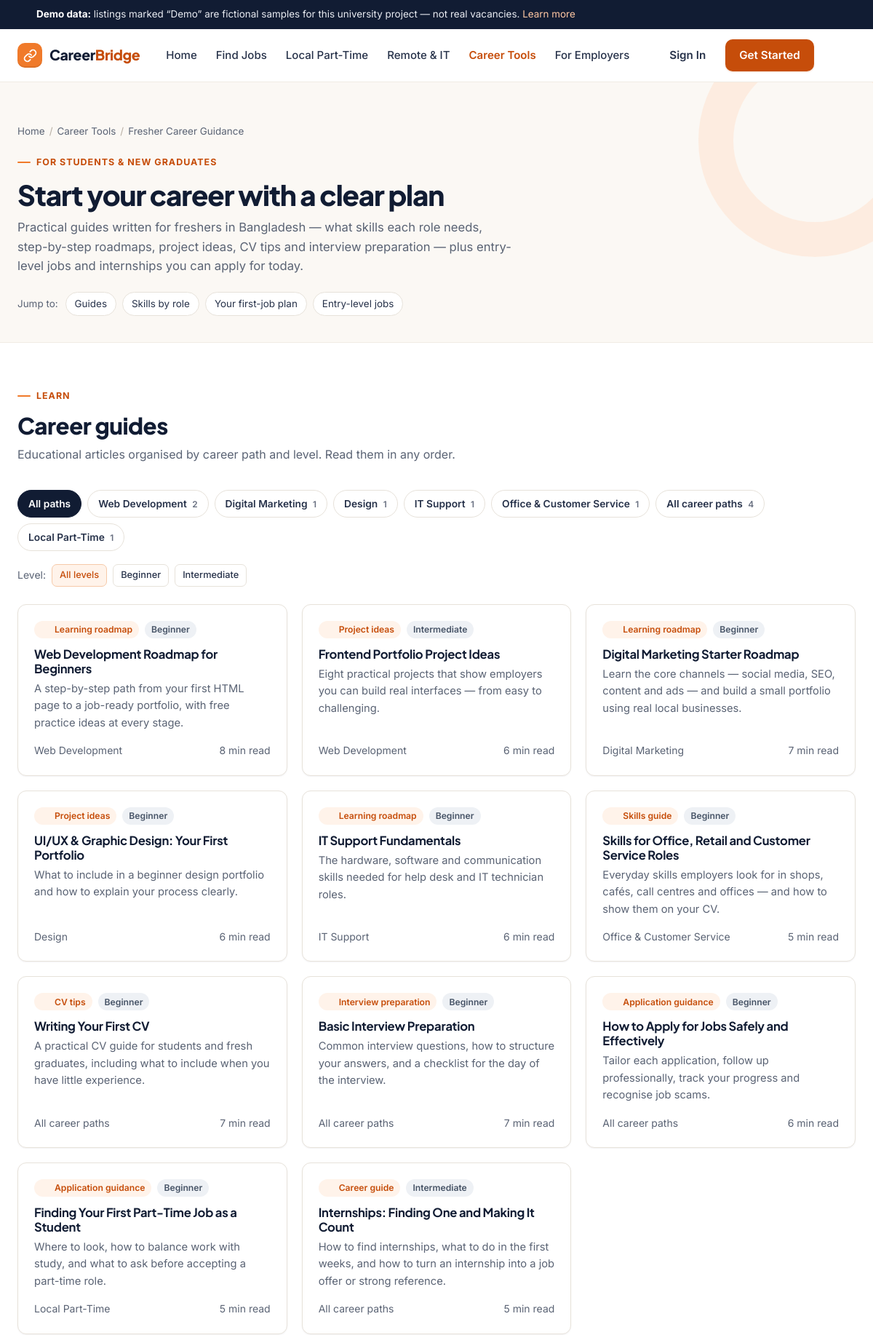
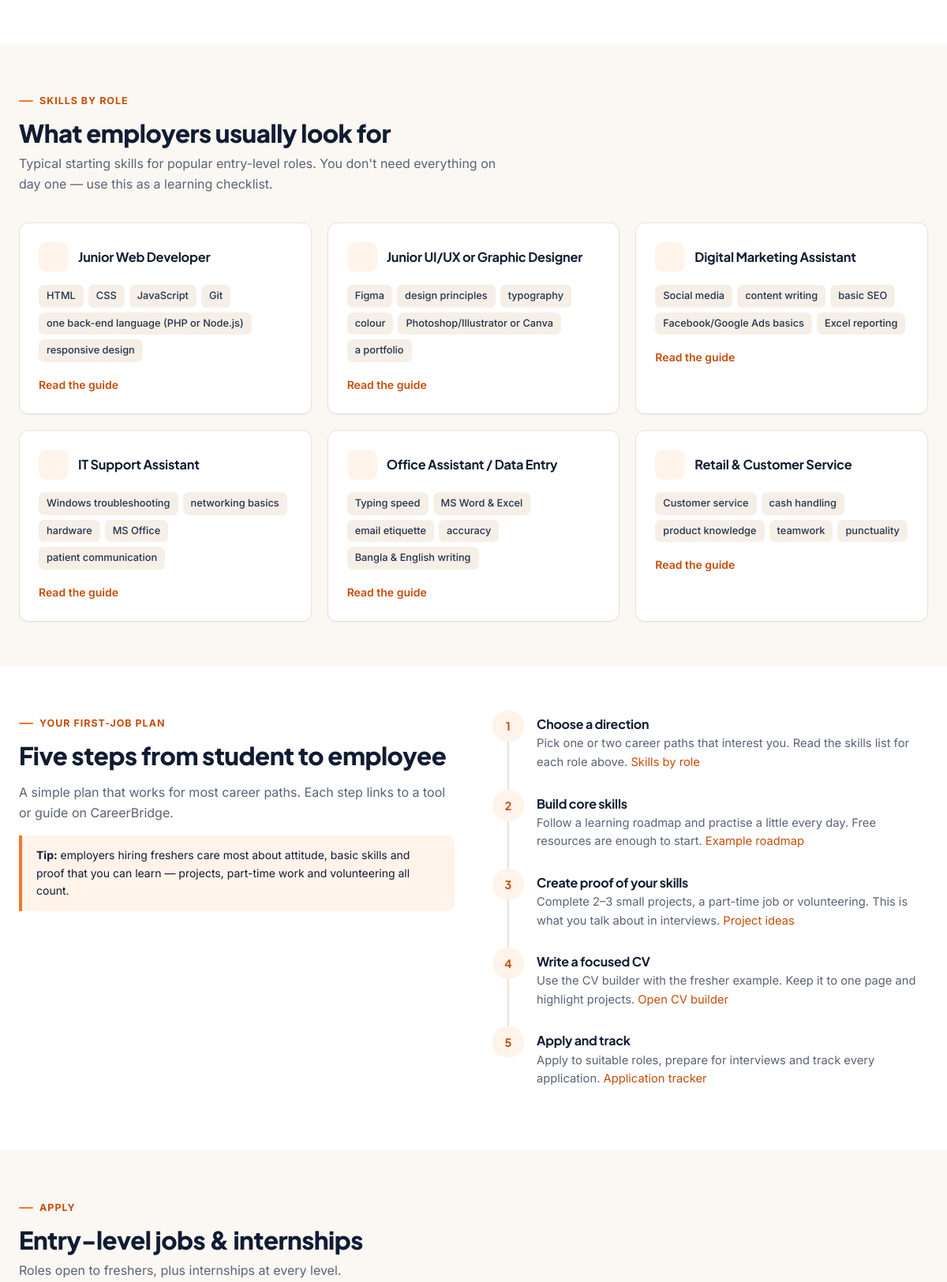
Screenshot of /freshers.php (upper part) with the database file from the repository (2 pictures, top to bottom).
### tables this page shows
CREATE TABLE guides (
  id           INT UNSIGNED AUTO_INCREMENT PRIMARY KEY,
  slug         VARCHAR(120) NOT NULL,
  title        VARCHAR(180) NOT NULL,
  career_path  VARCHAR(60) NOT NULL,
  level        ENUM('Beginner','Intermediate') NOT NULL DEFAULT 'Beginner',
  type         VARCHAR(40) NOT NULL,
  summary      VARCHAR(300) NOT NULL,
  read_minutes TINYINT UNSIGNED NOT NULL DEFAULT 5,
  content      LONGTEXT NOT NULL,
  sort_order   SMALLINT NOT NULL DEFAULT 0,
  UNIQUE KEY uq_guide_slug (slug),
  KEY idx_guide_path (career_path, level)
);

### includes/bootstrap.php (called while the page is built, shortened)
<?php
function base_path(): string
{
    static $base = null;
    if ($base !== null) return $base;
    $appRoot = str_replace('\\', '/', (string) realpath(__DIR__ . '/..'));
    $docRoot = str_replace('\\', '/', (string) realpath($_SERVER['DOCUMENT_ROOT'] ?? ''));
    $base = '';
    if ($docRoot !== '' && stripos($appRoot, $docRoot) === 0) {
        $base = substr($appRoot, strlen($docRoot));
    }
    return $base = rtrim($base, '/');
}
function url(string $path = ''): string
{
    return base_path() . '/' . ltrim($path, '/');
}
function db(): PDO
{
    static $pdo = null;
    if ($pdo instanceof PDO) return $pdo;
    $dsn = sprintf('mysql:host=%s;port=%d;dbname=%s;charset=utf8mb4', DB_HOST, DB_PORT, DB_NAME);
    try {
        $pdo = new PDO($dsn, DB_USER, DB_PASS, [
            PDO::ATTR_ERRMODE            => PDO::ERRMODE_EXCEPTION,
            PDO::ATTR_DEFAULT_FETCH_MODE => PDO::FETCH_ASSOC,
            PDO::ATTR_EMULATE_PREPARES   => true,
        ]);
        $pdo->exec("SET time_zone = '+06:00'");
    } catch (PDOException $ex) {
        render_setup_error($ex->getMessage());
    }
    return $pdo;
}
function e($value): string
{
    return htmlspecialchars((string) ($value ?? ''), ENT_QUOTES | ENT_SUBSTITUTE, 'UTF-8');
}
require_once __DIR__ . '/data.php';
require_once __DIR__ . '/icons.php';

### includes/data.php (called while the page is built, shortened)
<?php
function query_with(array $changes): string
{
    $q = array_merge($_GET, $changes);
    foreach ($q as $k => $v) if ($v === null || $v === '') unset($q[$k]);
    return '?' . http_build_query($q);
}

### freshers.php (the view, shortened to what this page needs)
<?php
require __DIR__ . '/includes/bootstrap.php';
$paths = db()->query('SELECT career_path, COUNT(*) n FROM guides GROUP BY career_path ORDER BY MIN(sort_order)')->fetchAll();
$pathNames = array_column($paths, 'career_path');
$gpath = in_array($_GET['gpath'] ?? '', $pathNames, true) ? $_GET['gpath'] : '';
$glevel = in_array($_GET['glevel'] ?? '', ['Beginner', 'Intermediate'], true) ? $_GET['glevel'] : '';
$sql = 'SELECT slug, title, career_path, level, type, summary, read_minutes FROM guides WHERE 1';
$params = [];
$st = db()->prepare($sql . ' ORDER BY sort_order, id');
$st->execute($params);
$guides = $st->fetchAll();
$typeIcons = ['Learning roadmap' => 'route', 'Project ideas' => 'bulb', 'CV tips' => 'file', 'Interview preparation' => 'message', 'Application guidance' => 'send', 'Skills guide' => 'layers', 'Career guide' => 'compass'];
$roles = [
    ['code', 'Junior Web Developer', 'HTML, CSS, JavaScript, Git, one back-end language (PHP or Node.js), responsive design', 'web-development-roadmap'],
    ['palette', 'Junior UI/UX or Graphic Designer', 'Figma, design principles, typography, colour, Photoshop/Illustrator or Canva, a portfolio', 'design-first-portfolio'],
    ['megaphone', 'Digital Marketing Assistant', 'Social media, content writing, basic SEO, Facebook/Google Ads basics, Excel reporting', 'digital-marketing-roadmap'],
    ['headset', 'IT Support Assistant', 'Windows troubleshooting, networking basics, hardware, MS Office, patient communication', 'it-support-fundamentals'],
    ['monitor', 'Office Assistant / Data Entry', 'Typing speed, MS Word & Excel, email etiquette, accuracy, Bangla & English writing', 'skills-for-office-and-service-roles'],
    ['store', 'Retail & Customer Service', 'Customer service, cash handling, product knowledge, teamwork, punctuality', 'first-part-time-job-students'],
];
require __DIR__ . '/includes/partials/header.php';
?>
<section class="page-hero">
  <div class="container">
    <ol class="breadcrumbs"><li><a href="<?= e(url('index.php')) ?>">Home</a></li><li><a href="<?= e(url('tools.php')) ?>">Career Tools</a></li><li aria-current="page">Fresher Career Guidance</li></ol>
    <span class="eyebrow">For students &amp; new graduates</span>
    <h1>Start your career with a clear plan</h1>
    <p class="lead">Practical guides written for freshers in Bangladesh — what skills each role needs, step-by-step roadmaps, project ideas, CV tips and interview preparation — plus entry-level jobs and internships you can apply for today.</p>
    <div class="hero-tags">
      <span>Jump to:</span>
      <a href="#guides">Guides</a><a href="#skills">Skills by role</a><a href="#journey">Your first-job plan</a><a href="#jobs">Entry-level jobs</a>
    </div>
  </div>
</section>
<section class="section-sm" id="guides" style="scroll-margin-top:90px">
  <div class="container">
    <div class="section-head"><div><span class="eyebrow">Learn</span><h2>Career guides</h2><p>Educational articles organised by career path and level. Read them in any order.</p></div></div>
    <nav aria-label="Filter guides by career path">
      <div class="pills">
        <a class="pill<?= $gpath === '' ? ' active' : '' ?>" href="<?= e(query_with(['gpath' => null, 'page' => null])) ?>#guides"<?= $gpath === '' ? ' aria-current="true"' : '' ?>>All paths</a>
        <?php foreach ($paths as $p): ?>
          <a class="pill<?= $gpath === $p['career_path'] ? ' active' : '' ?>" href="<?= e(query_with(['gpath' => $p['career_path'], 'page' => null])) ?>#guides"<?= $gpath === $p['career_path'] ? ' aria-current="true"' : '' ?>><?= e($p['career_path']) ?> <span class="count"><?= (int) $p['n'] ?></span></a>
        <?php endforeach; ?>
      </div>
    </nav>
    <div class="flex gap-2 items-center wrap mb-4 small">
      <span class="muted">Level:</span>
      <?php foreach (['' => 'All levels', 'Beginner' => 'Beginner', 'Intermediate' => 'Intermediate'] as $lv => $ll): ?>
        <a class="chip<?= $glevel === $lv ? ' chip-active' : '' ?>" href="<?= e(query_with(['glevel' => $lv ?: null, 'page' => null])) ?>#guides"<?= $glevel === $lv ? ' aria-current="true"' : '' ?>><?= e($ll) ?></a>
      <?php endforeach; ?>
    </div>
    <?php if ($guides): ?>
      <div class="grid grid-3">
        <?php foreach ($guides as $g): ?>
          <article class="card card-hover guide-card">
            <div class="guide-meta">
              <span class="badge badge-brand"><?= icon($typeIcons[$g['type']] ?? 'book', '', 14) ?> <?= e($g['type']) ?></span>
              <span class="badge badge-grey"><?= e($g['level']) ?></span>
            </div>
            <h3><a href="<?= e(url('guide.php?slug=' . $g['slug'])) ?>"><?= e($g['title']) ?></a></h3>
            <p><?= e($g['summary']) ?></p>
            <div class="flex justify-between items-center small muted"><span><?= e($g['career_path']) ?></span><span><?= icon('clock', '', 14) ?> <?= (int) $g['read_minutes'] ?> min read</span></div>
          </article>
        <?php endforeach; ?>
      </div>
    <?php else: ?>
      <?= empty_state('No guides for this combination yet', 'Try another level or career path.', '<a class="btn btn-outline" href="' . e(url('freshers.php')) . '#guides">Show all guides</a>', 'book') ?>
    <?php endif; ?>
  </div>
</section>
<section class="section-sm section-warm" id="skills" style="scroll-margin-top:90px">
  <div class="container">
    <div class="section-head"><div><span class="eyebrow">Skills by role</span><h2>What employers usually look for</h2><p>Typical starting skills for popular entry-level roles. You don't need everything on day one — use this as a learning checklist.</p></div></div>
    <div class="grid grid-3">
      <?php foreach ($roles as [$ic, $role, $skills, $slug]): ?>
        <div class="card card-pad">
          <div class="flex items-center gap-3 mb-3"><span class="icon-tile sm"><?= icon($ic, '', 20) ?></span><h3 class="mb-0" style="font-size:1.02rem"><?= e($role) ?></h3></div>
          <div class="chips mb-3"><?php foreach (array_map('trim', explode(',', $skills)) as $s): ?><span class="chip"><?= e($s) ?></span><?php endforeach; ?></div>
          <a class="link-arrow small" href="<?= e(url('guide.php?slug=' . $slug)) ?>">Read the guide <?= icon('arrow-right', '', 16) ?></a>
        </div>
      <?php endforeach; ?>
    </div>
  </div>
</section>
<section class="section-sm" id="journey" style="scroll-margin-top:90px">
  <div class="container">
    <div class="grid grid-2" style="gap:48px;align-items:start">
      <div>
        <span class="eyebrow">Your first-job plan</span>
        <h2>Five steps from student to employee</h2>
        <p class="muted">A simple plan that works for most career paths. Each step links to a tool or guide on CareerBridge.</p>
        <div class="callout small mt-3"><strong>Tip:</strong> employers hiring freshers care most about attitude, basic skills and proof that you can learn — projects, part-time work and volunteering all count.</div>
      </div>
      <div class="roadmap">
        <?php foreach ([
            ['Choose a direction', 'Pick one or two career paths that interest you. Read the skills list for each role above.', 'freshers.php#skills', 'Skills by role'],
            ['Build core skills', 'Follow a learning roadmap and practise a little every day. Free resources are enough to start.', 'guide.php?slug=web-development-roadmap', 'Example roadmap'],
            ['Create proof of your skills', 'Complete 2–3 small projects, a part-time job or volunteering. This is what you talk about in interviews.', 'guide.php?slug=frontend-project-ideas', 'Project ideas'],
            ['Write a focused CV', 'Use the CV builder with the fresher example. Keep it to one page and highlight projects.', 'cv-builder.php', 'Open CV builder'],
            ['Apply and track', 'Apply to suitable roles, prepare for interviews and track every application.', 'account/applications.php', 'Application tracker'],
        ] as $i => [$h, $p, $href, $lbl]): ?>
          <div class="roadmap-step"><span class="n"><?= $i + 1 ?></span><div><h4><?= e($h) ?></h4><p><?= e($p) ?> <a href="<?= e(url($href)) ?>"><?= e($lbl) ?></a></p></div></div>
        <?php endforeach; ?>
      </div>
    </div>
  </div>
</section>
<section class="section-sm section-warm" id="jobs" style="padding-bottom:0;scroll-margin-top:90px">
  <div class="container"><div class="section-head mb-0" style="margin-bottom:0"><div><span class="eyebrow">Apply</span><h2>Entry-level jobs &amp; internships</h2><p>Roles open to freshers, plus internships at every level.</p></div></div></div>
</section>
<?php require __DIR__ . '/includes/partials/footer.php'; ?>

### includes/icons.php (shortened to what this page needs)
<?php
function icon(string $name, string $class = '', int $size = 20): string
{
    static $p = null;
    $paths = $p[$name] ?? $p['info'];
    $cls = trim('icon ' . $class);
    return '<svg class="' . e($cls) . '" width="' . $size . '" height="' . $size . '" viewBox="0 0 24 24" fill="none" stroke="currentColor" stroke-width="1.8" stroke-linecap="round" stroke-linejoin="round" aria-hidden="true" focusable="false">' . $paths . '</svg>';
}
function logo_mark(int $size = 34): string
{
    return '<span class="logo-mark" style="width:' . $size . 'px;height:' . $size . 'px" aria-hidden="true">'
        . '<svg viewBox="0 0 24 24" width="' . (int) ($size * 0.58) . '" height="' . (int) ($size * 0.58) . '" fill="none" stroke="currentColor" stroke-width="2.3" stroke-linecap="round" stroke-linejoin="round"><path d="M10 13a5 5 0 0 0 7.54.54l3-3a5 5 0 0 0-7.07-7.07l-1.72 1.71"/><path d="M14 11a5 5 0 0 0-7.54-.54l-3 3a5 5 0 0 0 7.07 7.07l1.71-1.71"/></svg></span>';
}

### rows the page displays
guides: $size 14 (drawn), type "Learning roadmap", level "Beginner", title "Web Development Roadmap for Beginners", summary "A step-by-step path from your first HTML page to a job-ready portfolio, with free practice ideas at every stage.", career_path "Web Development", read_minutes "8"
guides: $size 14 (drawn), type "Project ideas", level "Intermediate", title "Frontend Portfolio Project Ideas", summary "Eight practical projects that show employers you can build real interfaces — from easy to challenging.", career_path "Web Development", read_minutes "6"
guides: $size 14 (drawn), type "Learning roadmap", level "Beginner", title "Digital Marketing Starter Roadmap", summary "Learn the core channels — social media, SEO, content and ads — and build a small portfolio using real local businesses.", career_path "Digital Marketing", read_minutes "7"
guides: $size 14 (drawn), type "Project ideas", level "Beginner", title "UI/UX & Graphic Design: Your First Portfolio", summary "What to include in a beginner design portfolio and how to explain your process clearly.", career_path "Design", read_minutes "6"
guides: $size 14 (drawn), type "Learning roadmap", level "Beginner", title "IT Support Fundamentals", summary "The hardware, software and communication skills needed for help desk and IT technician roles.", career_path "IT Support", read_minutes "6"
guides: $size 14 (drawn), type "Skills guide", level "Beginner", title "Skills for Office, Retail and Customer Service Roles", summary "Everyday skills employers look for in shops, cafés, call centres and offices — and how to show them on your CV.", career_path "Office & Customer Service", read_minutes "5"
guides: $size 14 (drawn), type "CV tips", level "Beginner", title "Writing Your First CV", summary "A practical CV guide for students and fresh graduates, including what to include when you have little experience.", career_path "All career paths", read_minutes "7"
guides: $size 14 (drawn), type "Interview preparation", level "Beginner", title "Basic Interview Preparation", summary "Common interview questions, how to structure your answers, and a checklist for the day of the interview.", career_path "All career paths", read_minutes "7"
guides: $size 14 (drawn), type "Application guidance", level "Beginner", title "How to Apply for Jobs Safely and Effectively", summary "Tailor each application, follow up professionally, track your progress and recognise job scams.", career_path "All career paths", read_minutes "6"
guides: $size 14 (drawn), type "Application guidance", level "Beginner", title "Finding Your First Part-Time Job as a Student", summary "Where to look, how to balance work with study, and what to ask before accepting a part-time role.", career_path "Local Part-Time", read_minutes "5"
guides: $size 14 (drawn), type "Career guide", level "Intermediate", title "Internships: Finding One and Making It Count", summary "How to find internships, what to do in the first weeks, and how to turn an internship into a job offer or strong reference.", career_path "All career paths", read_minutes "5"

### other values shown
$label "Home"
$label "Find Jobs"
$label "Local Part-Time"
$label "Remote & IT"
$label "Career Tools"
$label "For Employers"
$p['career_path'] "Web Development"
$p['n'] "2"
$p['career_path'] "Digital Marketing"
$p['n'] "1"
$p['career_path'] "Design"
$p['career_path'] "IT Support"
$p['career_path'] "Office & Customer Service"
$p['career_path'] "All career paths"
$p['n'] "4"
